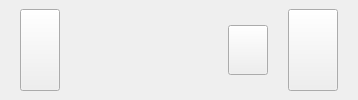
         <widget class="QWidget" name="upperContainer_7" native="true">
          <property name="sizePolicy">
           <sizepolicy hsizetype="Preferred" vsizetype="Minimum">
            <horstretch>0</horstretch>
            <verstretch>0</verstretch>
           </sizepolicy>
          </property>
          <property name="maximumSize">
           <size>
            <width>16777215</width>
            <height>200</height>
           </size>
          </property>
          <layout class="QHBoxLayout" name="horizontalLayout_39">
           <property name="spacing">
            <number>0</number>
           </property>
           <property name="leftMargin">
            <number>0</number>
           </property>
           <property name="topMargin">
            <number>0</number>
           </property>
           <property name="rightMargin">
            <number>0</number>
           </property>
           <property name="bottomMargin">
            <number>0</number>
           </property>
           <item alignment="Qt::AlignLeft">
            <widget class="QWidget" name="leftSubContainer_7" native="true">
             <layout class="QHBoxLayout" name="horizontalLayout_40">
              <property name="spacing">
               <number>10</number>
              </property>
              <property name="leftMargin">
               <number>20</number>
              </property>
              <property name="rightMargin">
               <number>20</number>
              </property>
              <item>
               <widget class="QPushButton" name="returnBtn_6">
                <property name="maximumSize">
                 <size>
                  <width>100</width>
                  <height>100</height>
                 </size>
                </property>
                <property name="text">
                 <string/>
                </property>
                <property name="icon">
                 <iconset resource="assets/resources.qrc">
                  <normaloff>:/icons/icons/yellow_pack/arrow-left-circle.svg</normaloff>:/icons/icons/yellow_pack/arrow-left-circle.svg</iconset>
                </property>
                <property name="iconSize">
                 <size>
                  <width>50</width>
                  <height>50</height>
                 </size>
                </property>
               </widget>
              </item>
             </layout>
            </widget>
           </item>
           <item alignment="Qt::AlignHCenter">
            <widget class="QWidget" name="midSubContainer_7" native="true">
             <layout class="QHBoxLayout" name="horizontalLayout_41">
              <item>
               <widget class="QLabel" name="superclusterLogo_7">
                <property name="minimumSize">
                 <size>
                  <width>110</width>
                  <height>80</height>
                 </size>
                </property>
                <property name="maximumSize">
                 <size>
                  <width>110</width>
                  <height>80</height>
                 </size>
                </property>
                <property name="text">
                 <string/>
                </property>
                <property name="pixmap">
                 <pixmap resource="assets/resources.qrc">:/pixmap/icons/logo/logo_3.png</pixmap>
                </property>
                <property name="scaledContents">
                 <bool>true</bool>
                </property>
                <property name="alignment">
                 <set>Qt::AlignCenter</set>
                </property>
               </widget>
              </item>
             </layout>
            </widget>
           </item>
           <item alignment="Qt::AlignRight">
            <widget class="QWidget" name="rightSubContainer_7" native="true">
             <layout class="QHBoxLayout" name="horizontalLayout_42">
              <property name="spacing">
               <number>20</number>
              </property>
              <property name="leftMargin">
               <number>20</number>
              </property>
              <property name="rightMargin">
               <number>20</number>
              </property>
              <item>
               <widget class="QPushButton" name="settingsBtn_7">
                <property name="minimumSize">
                 <size>
                  <width>0</width>
                  <height>50</height>
                 </size>
                </property>
                <property name="maximumSize">
                 <size>
                  <width>50</width>
                  <height>50</height>
                 </size>
                </property>
                <property name="styleSheet">
                 <string notr="true"/>
                </property>
                <property name="text">
                 <string/>
                </property>
                <property name="icon">
                 <iconset resource="assets/resources.qrc">
                  <normaloff>:/icons/icons/yellow_pack/settings.svg</normaloff>:/icons/icons/yellow_pack/settings.svg</iconset>
                </property>
                <property name="iconSize">
                 <size>
                  <width>50</width>
                  <height>50</height>
                 </size>
                </property>
               </widget>
              </item>
              <item>
               <widget class="QPushButton" name="infoBtn_7">
                <property name="minimumSize">
                 <size>
                  <width>50</width>
                  <height>50</height>
                 </size>
                </property>
                <property name="maximumSize">
                 <size>
                  <width>100</width>
                  <height>100</height>
                 </size>
                </property>
                <property name="styleSheet">
                 <string notr="true"/>
                </property>
                <property name="text">
                 <string/>
                </property>
                <property name="icon">
                 <iconset resource="assets/resources.qrc">
                  <normaloff>:/icons/icons/yellow_pack/info.svg</normaloff>:/icons/icons/yellow_pack/info.svg</iconset>
                </property>
                <property name="iconSize">
                 <size>
                  <width>50</width>
                  <height>50</height>
                 </size>
                </property>
               </widget>
              </item>
             </layout>
            </widget>
           </item>
          </layout>
         </widget>
